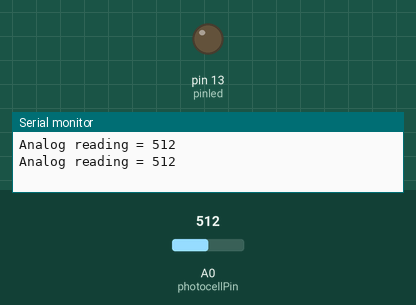
This sketch was run on a simulated Arduino Uno, built with avr-gcc and run on an emulated ATmega328P. Parts: output pins drawn as LEDs (lit = HIGH), the last lines printed to the serial monitor. Inputs (shaded band) come from the test bench; at power-on: A0 (photocellPin) = 512.

Above: at 1.8 s.
1.9 s: A0 (photocellPin) set to 413
3.4 s: A0 (photocellPin) set to 390
At 4.9 s:
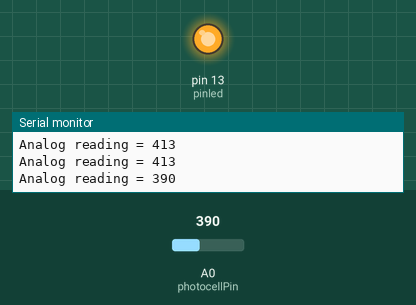
5.5 s: A0 (photocellPin) set to 410
At 6.4 s:
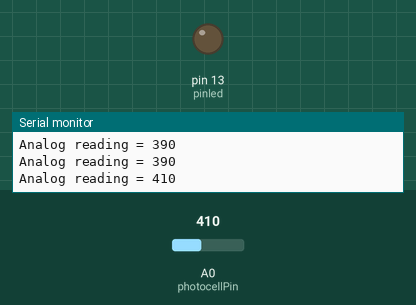
7.5 s: A0 (photocellPin) set to 306
At 9.2 s:
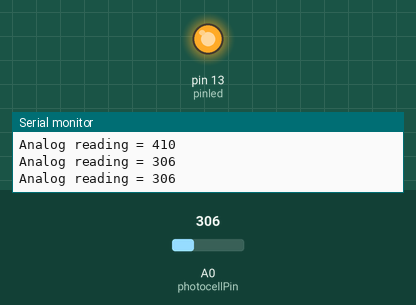
Timing chart, 0 to 10.5 s (numbered marks = the images above; inputs shaded):
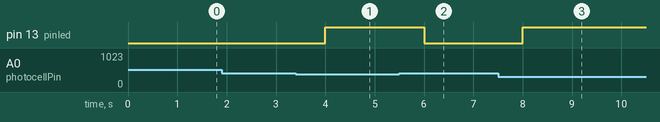

Measured:
- the behaviour switches between 400 and 399 on A0 (photocellPin) (found by bisection; images 0 and 1)
- after the input at 3.4 s, pin 13 (pinled): LOW → HIGH after 0.60 s
- after the input at 5.5 s, pin 13 (pinled): HIGH → LOW after 0.50 s
- after the input at 7.5 s, pin 13 (pinled): LOW → HIGH after 0.50 s

The sketch:

photocell.ino
```cpp
/*******************************************
 * CORSO ELETTRONICA WEARABLE CON ARDUINO
 *
 * Author: Rosita Esposito
 * Ver: 1.0
 * Title: Esempio di gestione del fotoresistore
 *
 * Circuit: Board Adafruit Flora con fotoresistore collegato nel partitore di tensione
 *
 */

int photocellPin=A0;
int photocellReading;
int pinled = 13;

void setup(void) {
    Serial.begin(9600);
    pinMode(13, OUTPUT);
    }

void loop(void) {
  photocellReading = analogRead(photocellPin);
  if (photocellReading < 400) {
    digitalWrite (pinled, HIGH);
    }
  else {
   digitalWrite (pinled, LOW);
  }
  Serial.print("Analog reading = ");
  Serial.println(photocellReading);
  delay(1000);
}
```
